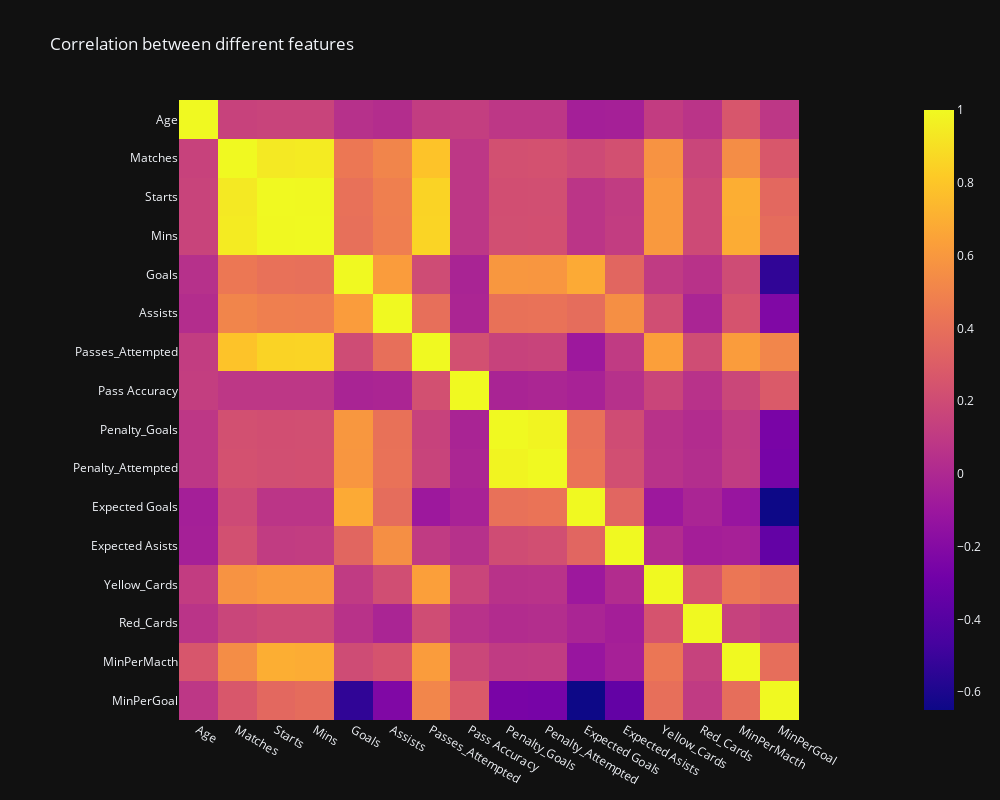

Notebook code for this chart:
### Code cell
#6. correlation between different features:

df_numeric=df.select_dtypes(include=np.number)
fig=px.imshow(df.corr(),title="Correlation between different features",template="plotly_dark",color_continuous_scale=px.colors.sequential.Plasma,width=1000,height=800,
          labels={"index":"Features","value":"Correlation"})
fig.update_layout(xaxis_showgrid=True,yaxis_showgrid=True)

### Figure 1 — Plotly figure (JSON) as saved in the notebook; plotly's stock layout.template omitted (floating-point values rounded to 4 significant figures; data arrays with more than 128 entries replaced by an {"elided": "..."} marker saying what was removed)
{"data": [{"coloraxis": "coloraxis", "hovertemplate": "x: %{x}<br>y: %{y}<br>color: %{z}<extra></extra>", "name": "0", "type": "heatmap", "x": ["Age", "Matches", "Starts", "Mins", "Goals", "Assists", "Passes_Attempted", "Pass Accuracy", "Penalty_Goals", "Penalty_Attempted", "Expected Goals", "Expected Asists", "Yellow_Cards", "Red_Cards", "MinPerMacth", "MinPerGoal"], "xaxis": "x", "y": ["Age", "Matches", "Starts", "Mins", "Goals", "Assists", "Passes_Attempted", "Pass Accuracy", "Penalty_Goals", "Penalty_Attempted", "Expected Goals", "Expected Asists", "Yellow_Cards", "Red_Cards", "MinPerMacth", "MinPerGoal"], "yaxis": "y", "z": {"elided": "16x16 float values"}}], "layout": {"coloraxis": {"colorscale": [[0, "#0d0887"], [0.1111, "#46039f"], [0.2222, "#7201a8"], [0.3333, "#9c179e"], [0.4444, "#bd3786"], [0.5556, "#d8576b"], [0.6667, "#ed7953"], [0.7778, "#fb9f3a"], [0.8889, "#fdca26"], [1, "#f0f921"]]}, "height": 800, "title": {"text": "Correlation between different features"}, "width": 1000, "xaxis": {"anchor": "y", "constrain": "domain", "domain": [0, 1], "scaleanchor": "y", "showgrid": true}, "yaxis": {"anchor": "x", "autorange": "reversed", "constrain": "domain", "domain": [0, 1], "showgrid": true}}}
